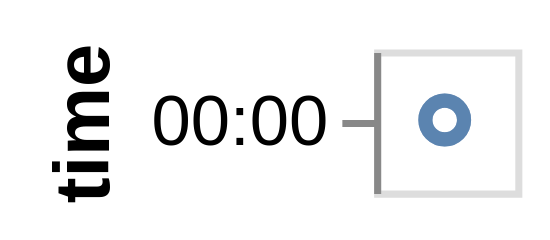

Vega-Lite specification stored for this chart:
### Vega specification from a JSON file in a GitHub repository (floating-point values rounded to 4 significant figures)
{"$schema": "https://vega.github.io/schema/vega/v5.json", "description": "Parsing a date in utc and outputting utc.", "background": "white", "padding": 5, "width": 20, "style": "cell", "data": [{"name": "source_0", "values": [{"date": "2011-10-10"}, {"date": "2011-10-12"}]}, {"name": "data_0", "source": "source_0", "transform": [{"type": "formula", "expr": "toDate(datum[\"date\"])", "as": "date"}, {"field": "date", "type": "timeunit", "units": ["hours"], "timezone": "utc", "as": ["utchours_date", "utchours_date_end"]}]}], "signals": [{"name": "y_step", "value": 20}, {"name": "height", "update": "bandspace(domain('y').length, 1, 0.5) * y_step"}], "marks": [{"name": "marks", "type": "symbol", "style": ["point"], "from": {"data": "data_0"}, "encode": {"update": {"opacity": {"value": 0.7}, "fill": {"value": "transparent"}, "stroke": {"value": "#4c78a8"}, "ariaRoleDescription": {"value": "point"}, "description": {"signal": "\"time: \" + (timeFormat(datum[\"utchours_date\"], timeUnitSpecifier([\"hours\"], {\"year-month\":\"%b %Y \",\"year-month-date\":\"%b %d, %Y \"})))"}, "x": {"signal": "width", "mult": 0.5}, "y": {"scale": "y", "field": "utchours_date"}}}}], "scales": [{"name": "y", "type": "point", "domain": {"data": "data_0", "field": "utchours_date", "sort": true}, "range": {"step": {"signal": "y_step"}}, "padding": 0.5}], "axes": [{"scale": "y", "orient": "left", "grid": false, "title": "time", "format": {"signal": "timeUnitSpecifier([\"hours\"], {\"year-month\":\"%b %Y \",\"year-month-date\":\"%b %d, %Y \"})"}, "formatType": "utc", "labelOverlap": true, "zindex": 0}]}
